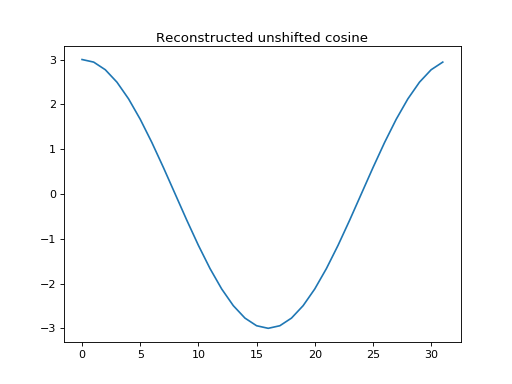

This figure's Python source:
# Reconstruct unshifted cos from dot product projection
c_unshifted = cos_x.dot(c_1) / c_1.dot(c_1)
proj_onto_c1 = c_unshifted * c_1
plt.plot(ns, proj_onto_c1)
# [...]
plt.title('Reconstructed unshifted cosine')
# <...>
